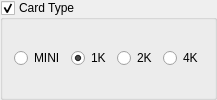
           <widget class="QGroupBox" name="MF_typeGroupBox">
            <property name="title">
             <string>Card Type</string>
            </property>
            <property name="checkable">
             <bool>true</bool>
            </property>
            <layout class="QHBoxLayout" name="horizontalLayout_10">
             <property name="topMargin">
              <number>5</number>
             </property>
             <property name="bottomMargin">
              <number>5</number>
             </property>
             <item>
              <widget class="QRadioButton" name="MF_Type_miniButton">
               <property name="minimumSize">
                <size>
                 <width>0</width>
                 <height>0</height>
                </size>
               </property>
               <property name="text">
                <string extracomment="320">MINI</string>
               </property>
              </widget>
             </item>
             <item>
              <widget class="QRadioButton" name="MF_Type_1kButton">
               <property name="minimumSize">
                <size>
                 <width>0</width>
                 <height>0</height>
                </size>
               </property>
               <property name="text">
                <string extracomment="1024">1K</string>
               </property>
               <property name="checked">
                <bool>true</bool>
               </property>
              </widget>
             </item>
             <item>
              <widget class="QRadioButton" name="MF_Type_2kButton">
               <property name="minimumSize">
                <size>
                 <width>0</width>
                 <height>0</height>
                </size>
               </property>
               <property name="text">
                <string extracomment="2048">2K</string>
               </property>
              </widget>
             </item>
             <item>
              <widget class="QRadioButton" name="MF_Type_4kButton">
               <property name="minimumSize">
                <size>
                 <width>0</width>
                 <height>0</height>
                </size>
               </property>
               <property name="text">
                <string extracomment="4096">4K</string>
               </property>
              </widget>
             </item>
            </layout>
           </widget>
